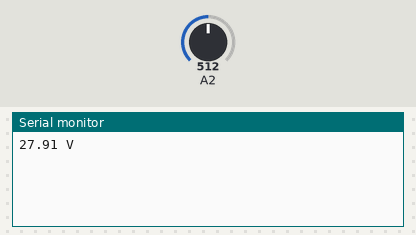
Recording of a sketch running on a simulated Arduino Nano, built with avr-gcc and run on an emulated ATmega328P. On the bench: the last lines printed to the serial monitor. Inputs (shaded band) come from the test bench; at power-on: A2 = 512.

Above: at 1.2 s.
1.3 s: A2 set to 716
At 1.3 s:
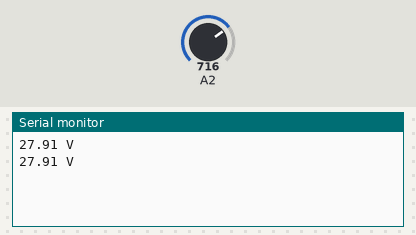
2.8 s: A2 set to 900
At 4.3 s:
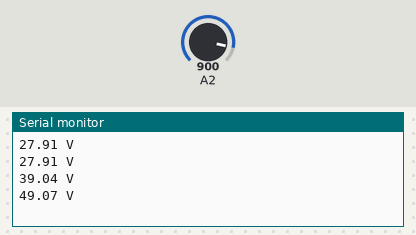
Timing chart, 0 to 5.8 s (numbered marks = the images above; inputs shaded):
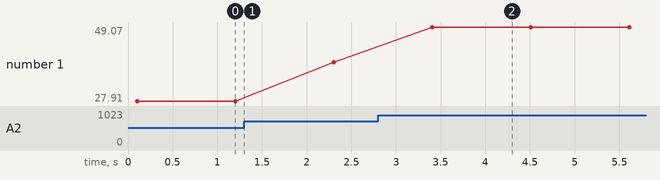

Measured:
- after the input at 2.8 s, the serial monitor: prints a new line after 0.61 s (image 2)
- plotted number 1: 27.91 → 39.04 after the input at 1.3 s, 39.04 → 49.07 after the input at 2.8 s

The sketch:

NanoVoltMeter.ino
```cpp
// Built based on https://startingelectronics.org/articles/arduino/measuring-voltage-with-arduino/
/*--------------------------------------------------------------
  Program:      NonoVoltMeter

  Description:  Reads value on analog input A2 and calculates
                the voltage assuming that a voltage divider
                network on the pin divides by 11.

  Hardware:     Arduino Nano (Elegoo ATmega328P and chip CH340) with voltage divider on A2.

  Software:     Developed using Arduino 1.8.11 software

  Date:         2020-05-18

  Author:       Modified by David T. Wilson. Original author: W.A. Smith, http://startingelectronics.org
--------------------------------------------------------------*/

// number of analog samples to take per reading
#define NUM_SAMPLES 10

int sum = 0;                    // sum of samples taken
unsigned char sample_count = 0; // current sample number
float voltage = 0.0;            // calculated voltage

void setup()
{
    Serial.begin(9600);
}

void loop()
{
    // take a number of analog samples and add them up
    while (sample_count < NUM_SAMPLES) {
        sum += analogRead(A2);
        sample_count++;
        delay(10);
    }
    // calculate the voltage
    // use 5.0 for a 5.0V ADC reference voltage
    // 5.015V is the calibrated reference voltage
    voltage = ((float)sum / (float)NUM_SAMPLES * 5.015) / 1024.0;
    // send voltage for display on Serial Monitor
    // voltage multiplied by 11 when using voltage divider that
    // divides by 11. 11.132 is the calibrated voltage divide
    // value
    Serial.print(voltage * 11.132);
    Serial.println (" V");
    sample_count = 0;
    sum = 0;

  delay(1000);
}
```
